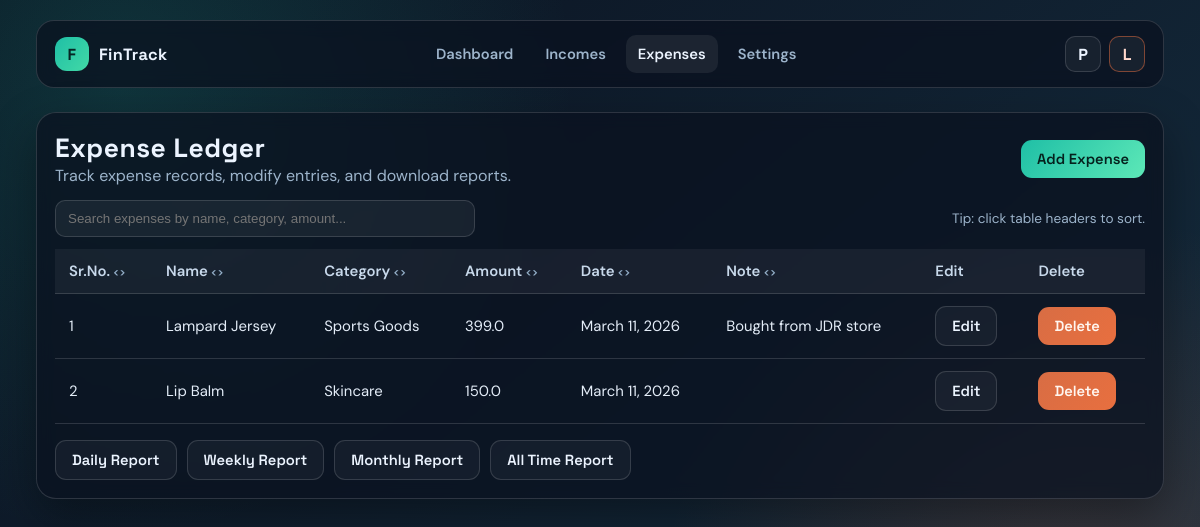
Page /expenses (signed in) on the committed database.
### FinTech/models.py (models this page shows, shortened)
class Expense(models.Model):
    user =models.ForeignKey(User,  related_name='Exp_user_name', on_delete=models.CASCADE)
    name= models.CharField(max_length=50)
    date = models.DateField(default=date.today)
    amount= models.FloatField()
    category = models.ForeignKey(ExpenseCategory, related_name='expense_catg', on_delete=models.CASCADE)
    note=models.TextField()

class ExpenseCategory(models.Model):
    name = models.CharField(max_length=50)
    user = models.ForeignKey(User, related_name='user_exp_catg', on_delete=models.CASCADE)
    def __str__(self):
        return self.name

### FinTech/views.py (the view, shortened to what this page needs)
# urls.py: path('expenses',views.expenses,name="expenses"),
def expenses(request):
    if request.user.is_authenticated:
        expenses_catg= ExpenseCategory.objects.filter(user=request.user.id)
        expenses= Expense.objects.filter(user=request.user.id)
        return render(request,"expense.html",{"categories":expenses_catg,"expenses":expenses})
    else:
        return redirect("/")

### templates/expense.html (shortened to what this page needs)
{% load static %}
<!DOCTYPE html>
<html>
<head>
    <link rel="stylesheet" href="{% static 'nav.css' %}">
    <link rel="stylesheet" href="{% static 'expense.css' %}">
</head>
<body>
    <div class="app-shell">
        {% include 'partials/app_nav.html' with active_page='expenses' %}
        <section class="content-card page-section" data-reveal>
            <div class="section-head">
                <div>
                    <h1 class="page-title">Expense Ledger</h1>
                    <p class="muted">Track expense records, modify entries, and download reports.</p>
                </div>
                <button class="btn-primary" type="button" data-open-panel>Add Expense</button>
            </div>
            <div class="table-tools" data-reveal>
                <input class="table-search" type="text" placeholder="Search expenses by name, category, amount..." data-table-search="#expenseTable">
                <span class="table-hint">Tip: click table headers to sort.</span>
            </div>
            <div class="table-wrap" data-reveal>
                <table class="data-table" id="expenseTable" data-sortable="true">
                    <thead>
                        <tr>
                            <th data-sort="true" data-col="0" data-sort-type="number">Sr.No.</th>
                            <th data-sort="true" data-col="1" data-sort-type="text">Name</th>
                            <th data-sort="true" data-col="2" data-sort-type="text">Category</th>
                            <th data-sort="true" data-col="3" data-sort-type="number">Amount</th>
                            <th data-sort="true" data-col="4" data-sort-type="date">Date</th>
                            <th data-sort="true" data-col="5" data-sort-type="text">Note</th>
                            <th>Edit</th>
                            <th>Delete</th>
                        </tr>
                    </thead>
                    <tbody>
                        {% for expense in expenses %}
                        <tr>
                            <td>{{ forloop.counter }}</td>
                            <td>{{ expense.name }}</td>
                            <td>{{ expense.category }}</td>
                            <td>{{ expense.amount }}</td>
                            <td>{{ expense.date }}</td>
                            <td>{{ expense.note }}</td>
                            <td><a class="btn-ghost" href="/edit-expense/{{ expense.id }}">Edit</a></td>
                            <td>
                                <form class="inline-action" action="/delete-expense/{{ expense.id }}" method="post" data-confirm="Delete this expense entry?" data-toast-success="Expense entry deleted.">
                                    <button class="btn-secondary" type="submit">Delete</button>
                                </form>
                            </td>
                        </tr>
                        {% empty %}
                        <tr class="empty-row">
                            <td colspan="8">
                                <div class="empty-state">No expense entries yet. Add your first expense to keep your budget in sync.</div>
                            </td>
                        </tr>
                        {% endfor %}
                    </tbody>
                </table>
            </div>
            <div class="report-actions" data-reveal>
                <a class="btn-ghost" href="/expense-report/daily">Daily Report</a>
                <a class="btn-ghost" href="/expense-report/weekly">Weekly Report</a>
                <a class="btn-ghost" href="/expense-report/monthly">Monthly Report</a>
                <a class="btn-ghost" href="/expense-report/alltime">All Time Report</a>
            </div>
        </section>
    </div>
</body>
</html>

### templates/partials/app_nav.html (shortened to what this page needs)
<nav class="app-nav">
    <a class="brand" href="/dashboard" aria-label="Go to dashboard">
        <span class="brand-mark">F</span>
        <span class="brand-text">FinTrack</span>
    </a>
    <div class="nav-links" data-nav-links>
        <a class="nav-link {% if active_page == 'dashboard' %}is-active{% endif %}" href="/dashboard">Dashboard</a>
        <a class="nav-link {% if active_page == 'incomes' %}is-active{% endif %}" href="/incomes">Incomes</a>
        <a class="nav-link {% if active_page == 'expenses' %}is-active{% endif %}" href="/expenses">Expenses</a>
        <a class="nav-link {% if active_page == 'settings' %}is-active{% endif %}" href="/settings">Settings</a>
    </div>
    <div class="nav-actions">
        <a class="icon-btn {% if active_page == 'profile' %}is-active{% endif %}" href="/profile" aria-label="Profile">P</a>
        <a class="icon-btn danger" href="/logout" aria-label="Logout">L</a>
    </div>
</nav>

### static/nav.css (style rules this page uses)
:root { --bg-start: #0b1220; --bg-end: #163042; --surface: rgba(10, 17, 31, 0.72); --surface-strong: #0f1e33; --surface-soft: rgba(255, 255, 255, 0.07); --text: #ecf4ff; --muted: #9db4cb; --accent: #1fbfa6; --accent-strong: #13a58f; --warn: #e86f3f; --line: rgba(255, 255, 255, 0.14); --shadow: 0 18px 45px rgba(0, 0, 0, 0.35); --radius-lg: 20px; --radius-md: 14px; --radius-sm: 10px; }
* { box-sizing: border-box; }
body { margin: 0; color: var(--text); font-family: 'DM Sans', sans-serif; background: radial-gradient(circle at 10% 10%, rgba(31, 191, 166, 0.18), transparent 35%), radial-gradient(circle at 90% 80%, rgba(232, 111, 63, 0.2), transparent 34%), linear-gradient(140deg, var(--bg-start), var(--bg-end)); min-height: 100vh; }
.app-shell { width: min(1200px, 94vw); margin: 0 auto; padding: 20px 0 36px; }
.content-card { background: var(--surface); border: 1px solid var(--line); border-radius: var(--radius-lg); box-shadow: var(--shadow); backdrop-filter: blur(8px); animation: fade-up 0.55s ease both; }
.page-title { margin: 0; font-family: 'Space Grotesk', sans-serif; font-size: clamp(1.35rem, 2.2vw, 1.9rem); letter-spacing: 0.02em; }
.app-nav { display: flex; align-items: center; justify-content: space-between; gap: 14px; margin-bottom: 24px; padding: 14px 18px; border-radius: 18px; background: var(--surface); border: 1px solid var(--line); backdrop-filter: blur(8px); animation: fade-down 0.45s ease both; }
.brand { display: inline-flex; align-items: center; gap: 10px; color: var(--text); text-decoration: none; font-family: 'Space Grotesk', sans-serif; font-weight: 700; letter-spacing: 0.02em; }
.brand-mark { width: 34px; height: 34px; border-radius: 12px; display: inline-flex; align-items: center; justify-content: center; background: linear-gradient(130deg, var(--accent), #42d9a6); color: #062624; }
.brand-text { font-size: 1.02rem; }
.nav-links { display: flex; align-items: center; gap: 8px; }
.nav-link { text-decoration: none; color: var(--muted); font-weight: 600; font-size: 0.92rem; padding: 9px 12px; border-radius: 10px; transition: background-color 0.2s ease, color 0.2s ease; }
.nav-link:hover, .nav-link.is-active { color: var(--text); background: var(--surface-soft); }
.nav-actions { display: inline-flex; align-items: center; gap: 8px; }
.icon-btn { width: 36px; height: 36px; border-radius: 10px; border: 1px solid var(--line); text-decoration: none; display: inline-flex; align-items: center; justify-content: center; color: var(--text); font-family: 'Space Grotesk', sans-serif; font-weight: 700; background: rgba(255, 255, 255, 0.05); transition: transform 0.2s ease, border-color 0.2s ease, background-color 0.2s ease; }
.icon-btn.danger { color: #ffd8cc; border-color: rgba(232, 111, 63, 0.5); }
.btn-primary, .btn-secondary, .btn-ghost { border: none; border-radius: 11px; font-family: 'Space Grotesk', sans-serif; font-weight: 600; font-size: 0.92rem; cursor: pointer; text-decoration: none; display: inline-flex; align-items: center; justify-content: center; padding: 10px 16px; transition: transform 0.2s ease, filter 0.2s ease, box-shadow 0.2s ease, border-color 0.2s ease; }
.btn-primary { color: #05211d; background: linear-gradient(130deg, var(--accent), #5de8b7); }
.btn-secondary { color: #fff6ef; background: linear-gradient(130deg, #d86d44, var(--warn)); }
.btn-ghost { color: var(--text); border: 1px solid var(--line); background: rgba(255, 255, 255, 0.04); }
.inline-action { margin: 0; display: inline; }
.table-wrap { width: 100%; overflow-x: auto; }
.data-table { width: 100%; border-collapse: collapse; border-spacing: 0; min-width: 760px; }
.data-table tbody tr { animation: fade-up 0.45s ease both; }
.data-table tbody tr:nth-child(2) { animation-delay: 0.04s; }
.data-table th, .data-table td { padding: 12px 14px; border-bottom: 1px solid var(--line); text-align: left; font-size: 0.93rem; }
.data-table th { color: #c8d9eb; font-weight: 600; background: rgba(255, 255, 255, 0.05); }
.data-table th[data-sort='true']::after { content: " <>"; font-size: 0.72rem; color: #95b0ca; }
.data-table td { color: #e4edf8; }
[data-reveal] { opacity: 0; transform: translateY(12px); }
[data-reveal].revealed { opacity: 1; transform: translateY(0); transition: opacity 0.45s ease, transform 0.45s ease; }

### rows in the picture
Expense: name "Lampard Jersey", category "Sports Goods", amount "399.0", date "March 11, 2026", note "Bought from JDR store"
Expense: name "Lip Balm", category "Skincare", amount "150.0", date "March 11, 2026"
